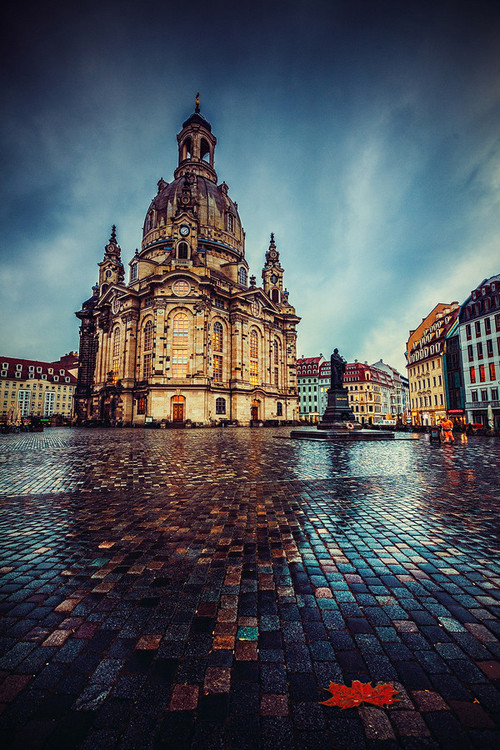
//> input picture resources/4blur.jpg, 500 x 750 px
$ ./滑动条   (built with g++ and OpenCV 4)
//> lines starting //> are read from the running program, lines starting //| are printed output that depends on the picture
#include <opencv2/highgui/highgui.hpp>
#include <opencv2/imgproc/imgproc.hpp>
#include <iostream>

using namespace cv;
using namespace std;

//TrackBar发生改变的回调函数
void onChangeTrackBar(int, void*);

int strengh = 7;
Mat srcImage;

int main()
{
	// 原始图片
	srcImage = imread("../resources/4blur.jpg");
//> srcImage is the input picture: 750 rows x 500 cols, CV_8UC3; mean B, G, R 87.9, 81.4, 76.8

	//新建滑动条窗口
	namedWindow("blur强度效果");
	createTrackbar("strengh", "blur强度效果", &strengh, 255, onChangeTrackBar, 0);

	waitKey(0); //在main里waitKey
	destroyAllWindows();
	return 0;
}

void onChangeTrackBar(int, void*)
{
	// blur混合模糊
	Mat blurImage;
	blur(srcImage, blurImage, Size(strengh, strengh));
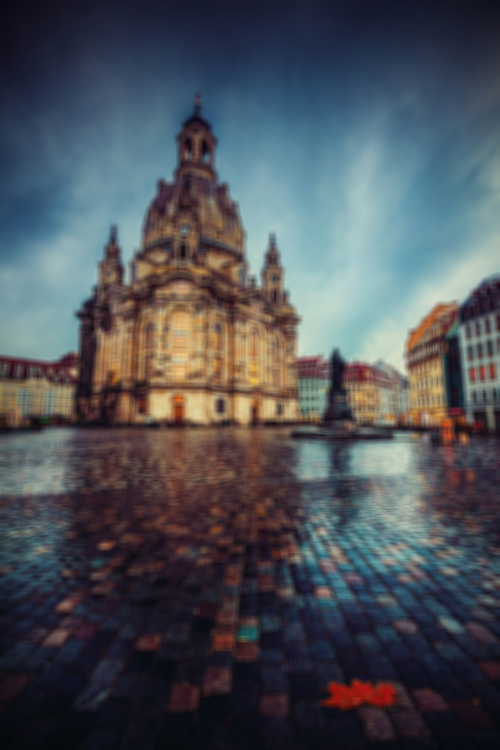
//> blurImage: 750 rows x 500 cols, CV_8UC3; mean B, G, R 87.9, 81.4, 76.8

	//图像拼接
	Mat result;
	vector<Mat> hImage;
	hImage.push_back(srcImage);
	hImage.push_back(blurImage);
	hconcat(hImage, result);
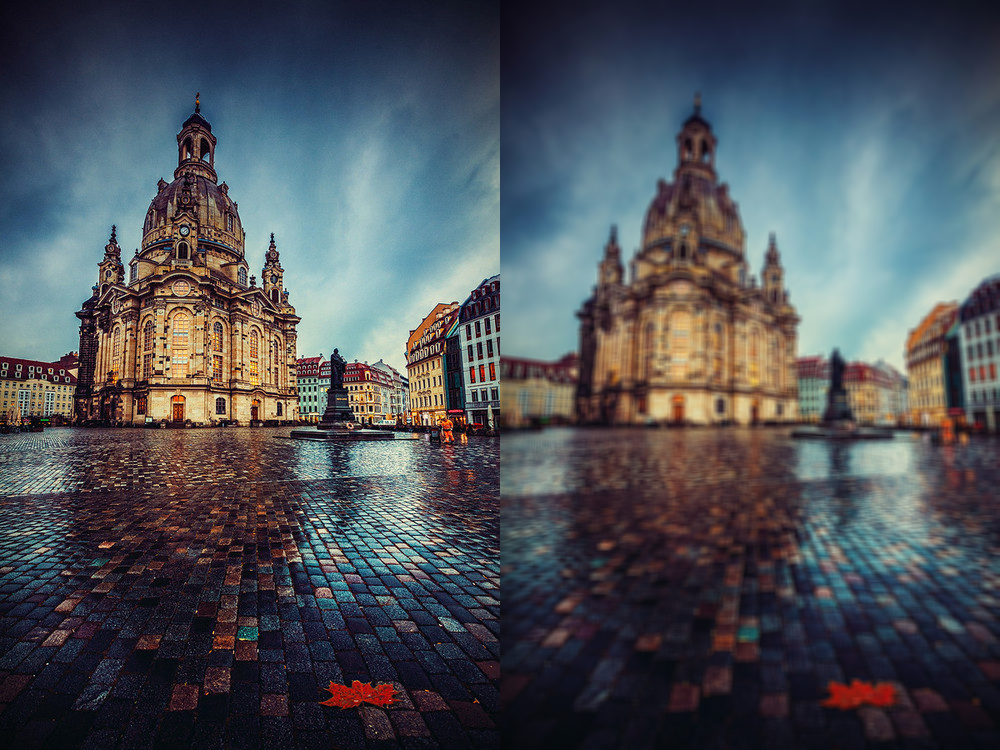
//> result: 750 rows x 1000 cols, CV_8UC3; mean B, G, R 87.9, 81.4, 76.8

	//下采样缩小
	pyrDown(result, result);
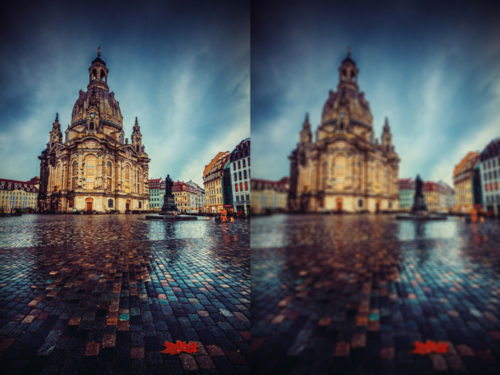
//> result: 375 rows x 500 cols, CV_8UC3; mean B, G, R 87.9, 81.4, 76.8

	//显示
	imshow("blur强度效果", result);
}
